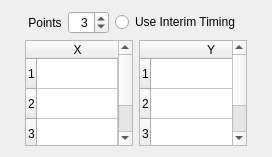
                   <widget class="QWidget" name="UPiecewiseLinear">
                    <property name="geometry">
                     <rect>
                      <x>0</x>
                      <y>0</y>
                      <width>272</width>
                      <height>157</height>
                     </rect>
                    </property>
                    <attribute name="label">
                     <string>Piecewise Linear</string>
                    </attribute>
                    <layout class="QGridLayout" name="gridLayout_97">
                     <item row="0" column="1">
                      <spacer name="verticalSpacer_45">
                       <property name="orientation">
                        <enum>Qt::Vertical</enum>
                       </property>
                       <property name="sizeHint" stdset="0">
                        <size>
                         <width>20</width>
                         <height>40</height>
                        </size>
                       </property>
                      </spacer>
                     </item>
                     <item row="1" column="0">
                      <spacer name="horizontalSpacer_36">
                       <property name="orientation">
                        <enum>Qt::Horizontal</enum>
                       </property>
                       <property name="sizeHint" stdset="0">
                        <size>
                         <width>122</width>
                         <height>20</height>
                        </size>
                       </property>
                      </spacer>
                     </item>
                     <item row="1" column="1">
                      <layout class="QVBoxLayout" name="verticalLayout_3">
                       <property name="sizeConstraint">
                        <enum>QLayout::SetMaximumSize</enum>
                       </property>
                       <item>
                        <layout class="QGridLayout" name="gridLayout_31">
                         <item row="0" column="0">
                          <layout class="QGridLayout" name="gridLayout_23">
                           <item row="0" column="0">
                            <widget class="QLabel" name="sfuPiecePtsLabel">
                             <property name="text">
                              <string> Points</string>
                             </property>
                            </widget>
                           </item>
                           <item row="0" column="1">
                            <widget class="QSpinBox" name="sfuPiecePtsSpin">
                             <property name="alignment">
                              <set>Qt::AlignRight|Qt::AlignTrailing|Qt::AlignVCenter</set>
                             </property>
                             <property name="minimum">
                              <number>1</number>
                             </property>
                             <property name="value">
                              <number>3</number>
                             </property>
                            </widget>
                           </item>
                          </layout>
                         </item>
                         <item row="0" column="1">
                          <widget class="QRadioButton" name="sfuPieceUseInterimRadio">
                           <property name="layoutDirection">
                            <enum>Qt::LeftToRight</enum>
                           </property>
                           <property name="text">
                            <string>Use Interim Timing  </string>
                           </property>
                          </widget>
                         </item>
                        </layout>
                       </item>
                       <item>
                        <layout class="QHBoxLayout" name="sfuPieceHorizontalLayout">
                         <property name="sizeConstraint">
                          <enum>QLayout::SetMaximumSize</enum>
                         </property>
                         <item>
                          <widget class="QTableWidget" name="sfuPieceTableX">
                           <property name="sizePolicy">
                            <sizepolicy hsizetype="Expanding" vsizetype="Expanding">
                             <horstretch>0</horstretch>
                             <verstretch>0</verstretch>
                            </sizepolicy>
                           </property>
                           <property name="minimumSize">
                            <size>
                             <width>0</width>
                             <height>0</height>
                            </size>
                           </property>
                           <property name="maximumSize">
                            <size>
                             <width>150</width>
                             <height>16777215</height>
                            </size>
                           </property>
                           <property name="baseSize">
                            <size>
                             <width>0</width>
                             <height>0</height>
                            </size>
                           </property>
                           <property name="font">
                            <font>
                             <kerning>false</kerning>
                            </font>
                           </property>
                           <property name="autoFillBackground">
                            <bool>true</bool>
                           </property>
                           <property name="showDropIndicator" stdset="0">
                            <bool>true</bool>
                           </property>
                           <property name="sortingEnabled">
                            <bool>false</bool>
                           </property>
                           <property name="rowCount">
                            <number>3</number>
                           </property>
                           <property name="columnCount">
                            <number>1</number>
                           </property>
                           <attribute name="horizontalHeaderCascadingSectionResizes">
                            <bool>true</bool>
                           </attribute>
                           <attribute name="horizontalHeaderDefaultSectionSize">
                            <number>50</number>
                           </attribute>
                           <attribute name="horizontalHeaderStretchLastSection">
                            <bool>true</bool>
                           </attribute>
                           <attribute name="verticalHeaderCascadingSectionResizes">
                            <bool>true</bool>
                           </attribute>
                           <attribute name="verticalHeaderStretchLastSection">
                            <bool>false</bool>
                           </attribute>
                           <attribute name="horizontalHeaderStretchLastSection">
                            <bool>true</bool>
                           </attribute>
                           <attribute name="horizontalHeaderCascadingSectionResizes">
                            <bool>true</bool>
                           </attribute>
                           <attribute name="verticalHeaderCascadingSectionResizes">
                            <bool>true</bool>
                           </attribute>
                           <attribute name="verticalHeaderStretchLastSection">
                            <bool>false</bool>
                           </attribute>
                           <attribute name="horizontalHeaderDefaultSectionSize">
                            <number>50</number>
                           </attribute>
                           <row/>
                           <row/>
                           <row/>
                           <column>
                            <property name="text">
                             <string>X</string>
                            </property>
                           </column>
                           <item row="0" column="0">
                            <property name="text">
                             <string/>
                            </property>
                            <property name="textAlignment">
                             <set>AlignRight|AlignVCenter</set>
                            </property>
                           </item>
                           <item row="1" column="0">
                            <property name="text">
                             <string/>
                            </property>
                            <property name="textAlignment">
                             <set>AlignRight|AlignVCenter</set>
                            </property>
                           </item>
                           <item row="2" column="0">
                            <property name="text">
                             <string/>
                            </property>
                            <property name="textAlignment">
                             <set>AlignRight|AlignVCenter</set>
                            </property>
                           </item>
                          </widget>
                         </item>
                         <item>
                          <widget class="QTableWidget" name="sfuPieceTableY">
                           <property name="sizePolicy">
                            <sizepolicy hsizetype="Expanding" vsizetype="Expanding">
                             <horstretch>0</horstretch>
                             <verstretch>0</verstretch>
                            </sizepolicy>
                           </property>
                           <property name="minimumSize">
                            <size>
                             <width>0</width>
                             <height>0</height>
                            </size>
                           </property>
                           <property name="maximumSize">
                            <size>
                             <width>150</width>
                             <height>16777215</height>
                            </size>
                           </property>
                           <property name="baseSize">
                            <size>
                             <width>0</width>
                             <height>0</height>
                            </size>
                           </property>
                           <property name="font">
                            <font>
                             <kerning>false</kerning>
                            </font>
                           </property>
                           <property name="autoFillBackground">
                            <bool>true</bool>
                           </property>
                           <property name="showDropIndicator" stdset="0">
                            <bool>true</bool>
                           </property>
                           <property name="sortingEnabled">
                            <bool>false</bool>
                           </property>
                           <property name="rowCount">
                            <number>3</number>
                           </property>
                           <property name="columnCount">
                            <number>1</number>
                           </property>
                           <attribute name="horizontalHeaderCascadingSectionResizes">
                            <bool>true</bool>
                           </attribute>
                           <attribute name="horizontalHeaderDefaultSectionSize">
                            <number>120</number>
                           </attribute>
                           <attribute name="horizontalHeaderShowSortIndicator" stdset="0">
                            <bool>false</bool>
                           </attribute>
                           <attribute name="horizontalHeaderStretchLastSection">
                            <bool>true</bool>
                           </attribute>
                           <attribute name="verticalHeaderCascadingSectionResizes">
                            <bool>true</bool>
                           </attribute>
                           <attribute name="verticalHeaderShowSortIndicator" stdset="0">
                            <bool>false</bool>
                           </attribute>
                           <attribute name="verticalHeaderStretchLastSection">
                            <bool>false</bool>
                           </attribute>
                           <attribute name="horizontalHeaderShowSortIndicator" stdset="0">
                            <bool>false</bool>
                           </attribute>
                           <attribute name="horizontalHeaderStretchLastSection">
                            <bool>true</bool>
                           </attribute>
                           <attribute name="horizontalHeaderCascadingSectionResizes">
                            <bool>true</bool>
                           </attribute>
                           <attribute name="verticalHeaderCascadingSectionResizes">
                            <bool>true</bool>
                           </attribute>
                           <attribute name="verticalHeaderShowSortIndicator" stdset="0">
                            <bool>false</bool>
                           </attribute>
                           <attribute name="verticalHeaderStretchLastSection">
                            <bool>false</bool>
                           </attribute>
                           <attribute name="horizontalHeaderDefaultSectionSize">
                            <number>120</number>
                           </attribute>
                           <row/>
                           <row/>
                           <row/>
                           <column>
                            <property name="text">
                             <string>Y</string>
                            </property>
                           </column>
                           <item row="0" column="0">
                            <property name="text">
                             <string/>
                            </property>
                            <property name="textAlignment">
                             <set>AlignRight|AlignVCenter</set>
                            </property>
                           </item>
                           <item row="1" column="0">
                            <property name="text">
                             <string/>
                            </property>
                            <property name="textAlignment">
                             <set>AlignRight|AlignVCenter</set>
                            </property>
                           </item>
                           <item row="2" column="0">
                            <property name="text">
                             <string/>
                            </property>
                            <property name="textAlignment">
                             <set>AlignRight|AlignVCenter</set>
                            </property>
                           </item>
                          </widget>
                         </item>
                        </layout>
                       </item>
                      </layout>
                     </item>
                     <item row="1" column="2">
                      <spacer name="horizontalSpacer_37">
                       <property name="orientation">
                        <enum>Qt::Horizontal</enum>
                       </property>
                       <property name="sizeHint" stdset="0">
                        <size>
                         <width>122</width>
                         <height>20</height>
                        </size>
                       </property>
                      </spacer>
                     </item>
                     <item row="2" column="1">
                      <spacer name="verticalSpacer_44">
                       <property name="orientation">
                        <enum>Qt::Vertical</enum>
                       </property>
                       <property name="sizeHint" stdset="0">
                        <size>
                         <width>20</width>
                         <height>40</height>
                        </size>
                       </property>
                      </spacer>
                     </item>
                    </layout>
                   </widget>
